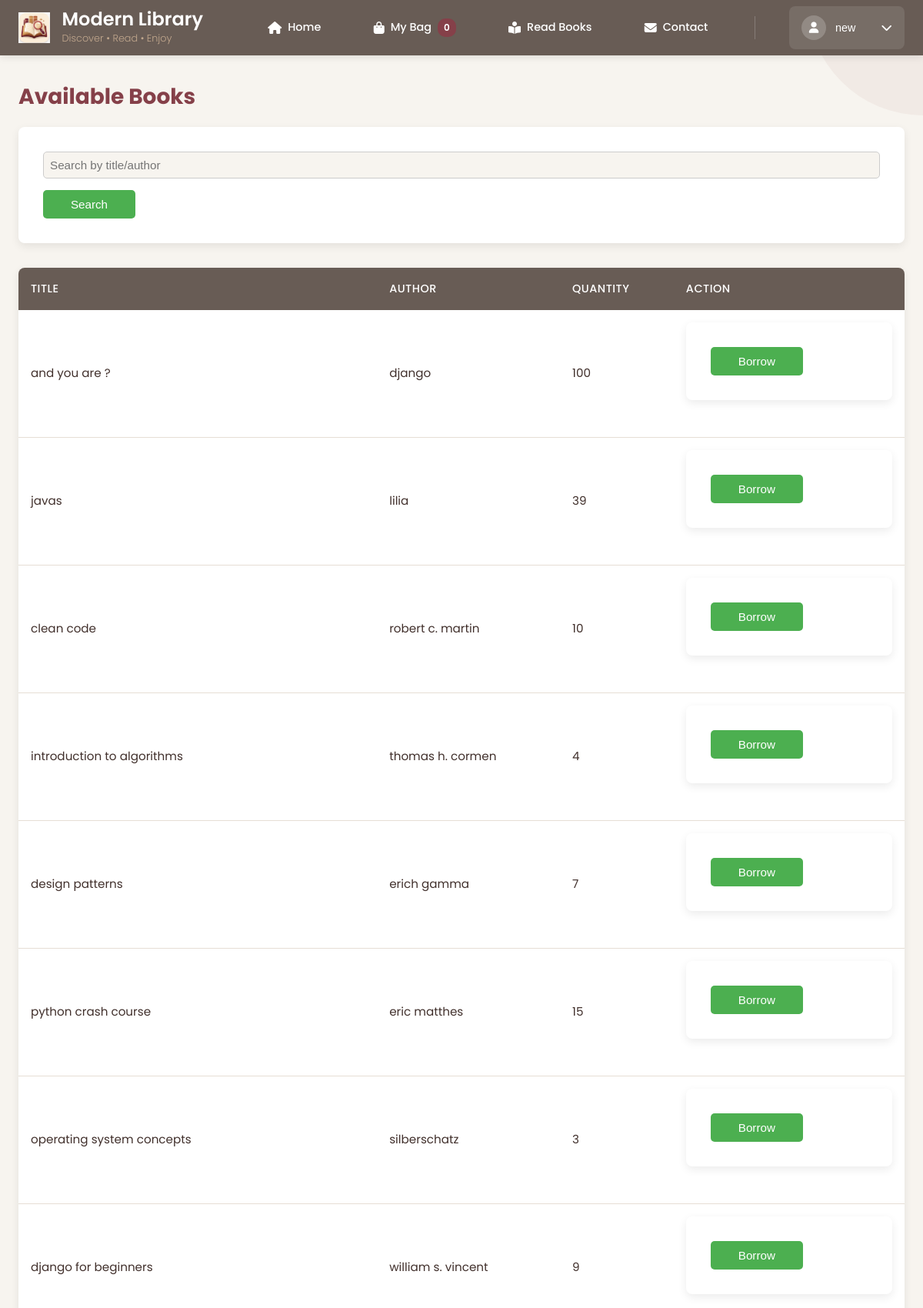
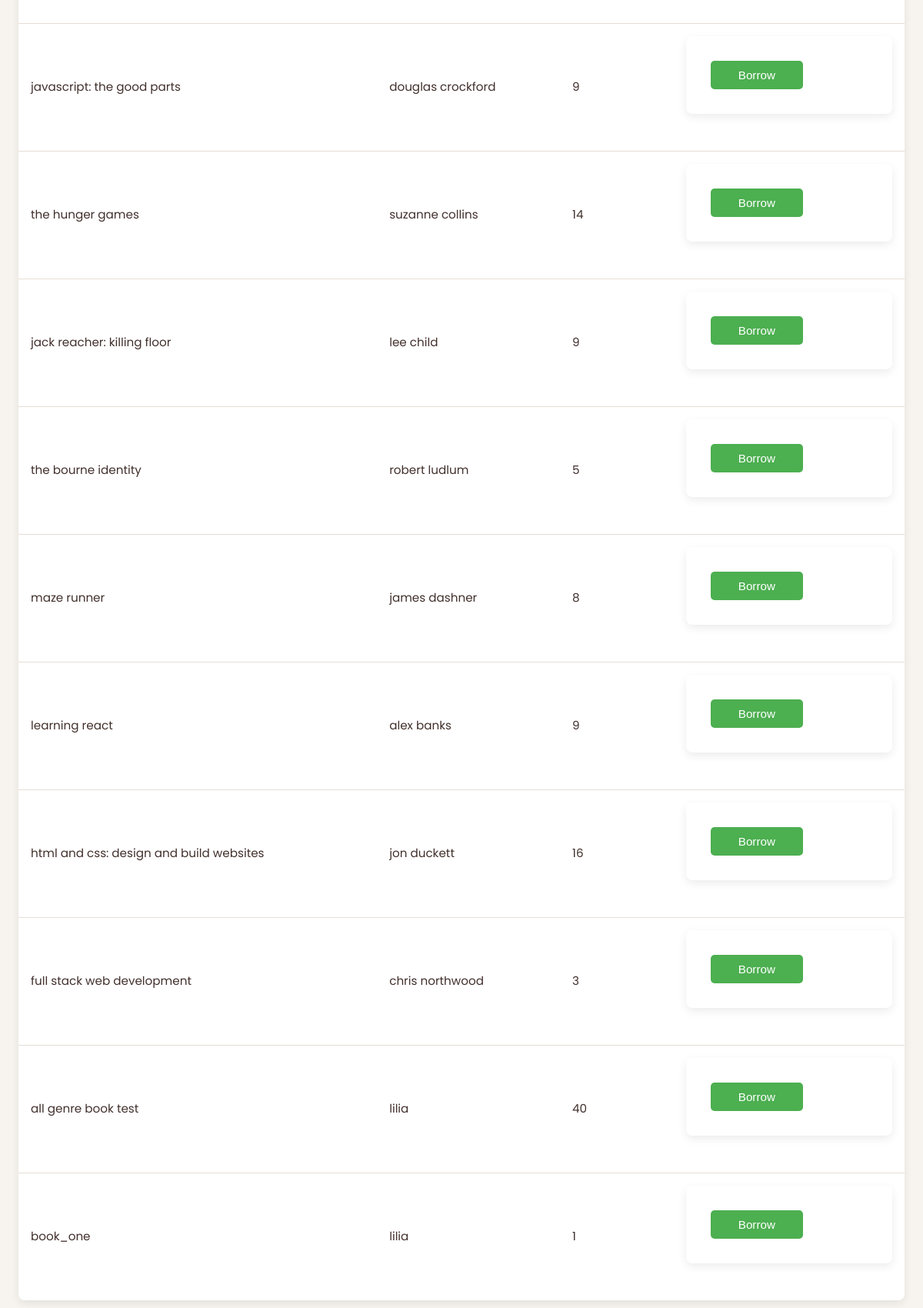
Page /user/books/ (signed in, upper part) on the committed database (2 pictures, top to bottom).
### library_app/models.py (models this page shows, shortened)
class Book(models.Model):
    title = models.CharField(max_length=200)
    author = models.CharField(max_length=150)
    publication_date = models.DateField(blank=True, null=True)
    quantity = models.PositiveIntegerField(default=0)
    genres = models.ManyToManyField(Genre, related_name="books")
    reviews = models.DecimalField(max_digits=2, decimal_places=1, blank=True, null=True)
    description = models.TextField(blank=True, null=True)
    image = models.ImageField(upload_to="books/", blank=True, null=True)

### library_app/views.py (the view)
# urls.py: path('user/books/', views.user_books_view, name='user_books'),
@login_required
def user_books_view(request):
    factory = APIRequestFactory()
    api_request = factory.get("/user/books/")
    api_request.user = request.user
    response = user_books(api_request)  # call your API function
    return render(request, "library_app/user_books.html", {
        "books": response.data
    })

### library_app/api/user.py (called while the page is built)
@api_view(['GET'])
def user_books(request):
    books = Book.objects.all()
    return Response(BookSerializer(books, many=True).data)

### library_app/templates/library_app/user_books.html (shortened to what this page needs)
{% extends 'library_app/base_user.html' %}
{% block content %}
<h2>Available Books</h2>
<form method="GET" action="{% url 'user_home' %}">
    <input type="text" name="q" placeholder="Search by title/author" value="{{ request.GET.q }}">
    <button type="submit">Search</button>
</form>
<table>
<tr><th>Title</th><th>Author</th><th>Quantity</th><th>Action</th></tr>
{% for book in books %}
<tr>
    <td>{{ book.title }}</td>
    <td>{{ book.author }}</td>
    <td>{{ book.quantity }}</td>
    <td>
        <form method="POST" action="{% url 'user_borrow_book' %}">
            <button {% if book.quantity == 0 %}disabled{% endif %}>Borrow</button>
        </form>
    </td>
</tr>
{% empty %}
<tr><td colspan="4">No books available</td></tr>
{% endfor %}
</table>
{% endblock %}

### library_app/templates/library_app/base_user.html (shortened to what this page needs)
{% load static %}
<!DOCTYPE html>
<html lang="en">
<head>
    <link rel="stylesheet" href="https://cdnjs.cloudflare.com/ajax/libs/font-awesome/6.4.0/css/all.min.css">
    <link rel="stylesheet" href="{% static 'css/user.css' %}">
</head>
<body class="user-body">
    <div class="user-bg-elements">
        <div class="bg-element"></div>
    </div>
    <nav class="user-nav">
        <div class="nav-container">
            <div class="nav-brand">
                <img src="{% static 'logo.png' %}" alt="Library Logo" class="nav-logo">
                <div class="brand-text">
                    <h1 class="brand-title">Modern Library</h1>
                    <p class="brand-tagline">Discover • Read • Enjoy</p>
                </div>
            </div>
            <a href="{% url 'user_home' %}" class="nav-link {% if request.path == '/user/home/' %}active{% endif %}">
    <i class="fas fa-home"></i>
    <span>Home</span>
</a>
<a href="{% url 'user_mybag' %}" class="nav-link {% if 'user_mybag' in request.path %}active{% endif %}">
    <i class="fas fa-shopping-bag"></i>
    <span>My Bag</span>
    <span class="badge" id="bagCount">{{ bag_count|default:"0" }}</span>
</a>
<a href="{% url 'read_books' %}" class="nav-link {% if 'read-books' in request.path %}active{% endif %}">
    <i class="fas fa-book-reader"></i>
    <span>Read Books</span>
</a>
<a href="{% url 'user_contactus' %}" class="nav-link {% if 'user_contactus' in request.path %}active{% endif %}">
    <i class="fas fa-envelope"></i>
    <span>Contact</span>
</a>
                <div class="user-dropdown">
    <button class="user-btn" id="userBtn">
        <div class="user-avatar"><i class="fas fa-user"></i></div>
        <span class="user-name">
            {% if user.first_name %}{{ user.first_name }}{% else %}{{ user.username }}{% endif %}
        </span>
        <i class="fas fa-chevron-down"></i>
    </button>
</div>
        </div>
    </nav>
    <main class="user-main">
        {% block content %}{% endblock %}
    </main>
</body>
</html>

### library_app/static/CSS/user.css (style rules this page uses)
:root { --primary: #854049; --primary-dark: #41302C; --secondary: #685C55; --accent: #C2A88E; --light: #f7f4ef; --lighter: #e6ded5; --white: #ffffff; --text: #41302C; --text-light: #685C55; --success: #28a745; --warning: #ffc107; --danger: #dc3545; --info: #17a2b8; --shadow: 0 4px 12px rgba(0,0,0,0.08); --radius: 8px; }
* { margin: 0; padding: 0; box-sizing: border-box; }
body { font-family: 'Poppins', sans-serif; background-color: var(--light); color: var(--text); line-height: 1.6; }
.user-body { min-height: 100vh; display: flex; flex-direction: column; }
.user-bg-elements { position: fixed; top: 0; left: 0; width: 100%; height: 100%; z-index: -1; overflow: hidden; pointer-events: none; }
.user-bg-elements .bg-element { position: absolute; background: rgba(133, 64, 73, 0.05); border-radius: 50%; }
.user-bg-elements .bg-element:nth-child(1) { width: 300px; height: 300px; top: -150px; right: -150px; }
.user-nav { background: var(--secondary); padding: 0.5rem 0; position: sticky; top: 0; z-index: 1000; box-shadow: 0 2px 10px rgba(0,0,0,0.1); }
.nav-container { max-width: 1200px; margin: 0 auto; padding: 0 1.5rem; display: flex; justify-content: space-between; align-items: center; flex-wrap: wrap; }
.nav-brand { display: flex; align-items: center; gap: 1rem; margin-right: 2rem; }
.nav-logo { height: 40px; width: auto; }
.brand-text { display: flex; flex-direction: column; }
.brand-title { color: var(--white); font-size: 1.5rem; font-weight: 600; margin: 0; line-height: 1.2; }
.brand-tagline { color: var(--accent); font-size: 0.8rem; margin: 0; font-weight: 300; }
.nav-link { display: flex; align-items: center; gap: 0.5rem; color: var(--white); text-decoration: none; padding: 0.75rem 1rem; border-radius: var(--radius); font-size: 0.9rem; font-weight: 500; transition: all 0.3s ease; white-space: nowrap; }
.nav-link i { font-size: 1rem; }
.badge { background: var(--primary); color: var(--white); padding: 0.15rem 0.5rem; border-radius: 10px; font-size: 0.75rem; min-width: 20px; text-align: center; font-weight: 600; }
.user-dropdown { position: relative; }
.user-btn { display: flex; align-items: center; gap: 0.75rem; background: rgba(255, 255, 255, 0.1); color: var(--white); border: none; padding: 0.75rem 1rem; border-radius: var(--radius); cursor: pointer; font-size: 0.9rem; font-weight: 500; transition: all 0.3s ease; min-width: 150px; }
.user-avatar { width: 32px; height: 32px; border-radius: 50%; background: rgba(255, 255, 255, 0.2); display: flex; align-items: center; justify-content: center; }
.user-name { flex: 1; text-align: left; white-space: nowrap; overflow: hidden; text-overflow: ellipsis; }
.user-main { flex: 1; max-width: 1200px; margin: 2rem auto; padding: 0 1.5rem; width: 100%; }
h1, h2, h3, h4 { color: var(--primary); margin-bottom: 1rem; }
h1 { font-size: 2rem; }
h2 { font-size: 1.75rem; }
form { background: var(--white); padding: 2rem; border-radius: var(--radius); box-shadow: var(--shadow); margin-bottom: 2rem; }
input, select, textarea { width: 100%; padding: 0.875rem 1rem; margin-bottom: 1rem; border: 1px solid var(--accent); border-radius: var(--radius); background: var(--light); color: var(--text); font-size: 0.95rem; transition: all 0.3s ease; }
button, .btn { display: inline-flex; align-items: center; justify-content: center; gap: 0.5rem; padding: 0.875rem 1.75rem; background: var(--primary); color: var(--white); border: none; border-radius: var(--radius); font-size: 0.95rem; font-weight: 500; cursor: pointer; transition: all 0.3s ease; text-decoration: none; min-width: 120px; }
table { width: 100%; border-collapse: collapse; background: var(--white); border-radius: var(--radius); overflow: hidden; box-shadow: var(--shadow); margin-bottom: 2rem; }
th { background: var(--secondary); color: var(--white); padding: 1rem; text-align: left; font-weight: 500; font-size: 0.9rem; text-transform: uppercase; letter-spacing: 0.5px; }
td { padding: 1rem; border-bottom: 1px solid var(--lighter); font-size: 0.95rem; }
tr:last-child td { border-bottom: none; }
input[type="text"], input[type="email"], textarea { width: 100%; padding: 8px; margin-bottom: 15px; border-radius: 5px; border: 1px solid #ccc; }
button, .btn { padding: 10px 20px; background-color: #4CAF50; color: white; text-decoration: none; border: none; border-radius: 5px; cursor: pointer; }

### rows in the picture
Book: title "and you are ?", author "django"
Book: title "javas", author "lilia"
Book: title "clean code", author "robert c. martin"
Book: title "introduction to algorithms", author "thomas h. cormen"
Book: title "design patterns", author "erich gamma"
Book: title "python crash course", author "eric matthes"
Book: title "operating system concepts", author "silberschatz"
Book: title "django for beginners", author "william s. vincent"
Book: title "javascript: the good parts", author "douglas crockford"
Book: title "the hunger games", author "suzanne collins"
Book: title "jack reacher: killing floor", author "lee child"
Book: title "the bourne identity", author "robert ludlum"
Book: title "maze runner", author "james dashner"
Book: title "learning react", author "alex banks"
Book: title "html and css: design and build websites", author "jon duckett"
Book: title "full stack web development", author "chris northwood"
Book: title "all genre book test", author "lilia"
Book: title "book_one", author "lilia"

### other values in the picture
{{ bag_count|default:"0" }} "0"
{{ user.first_name }} "new"
{{ book.quantity }} "100" "39" "10" "4" "7" "15" "3" "9" "9" "14" "9" "5" "8" "9" "16" "3" "40" "1"
